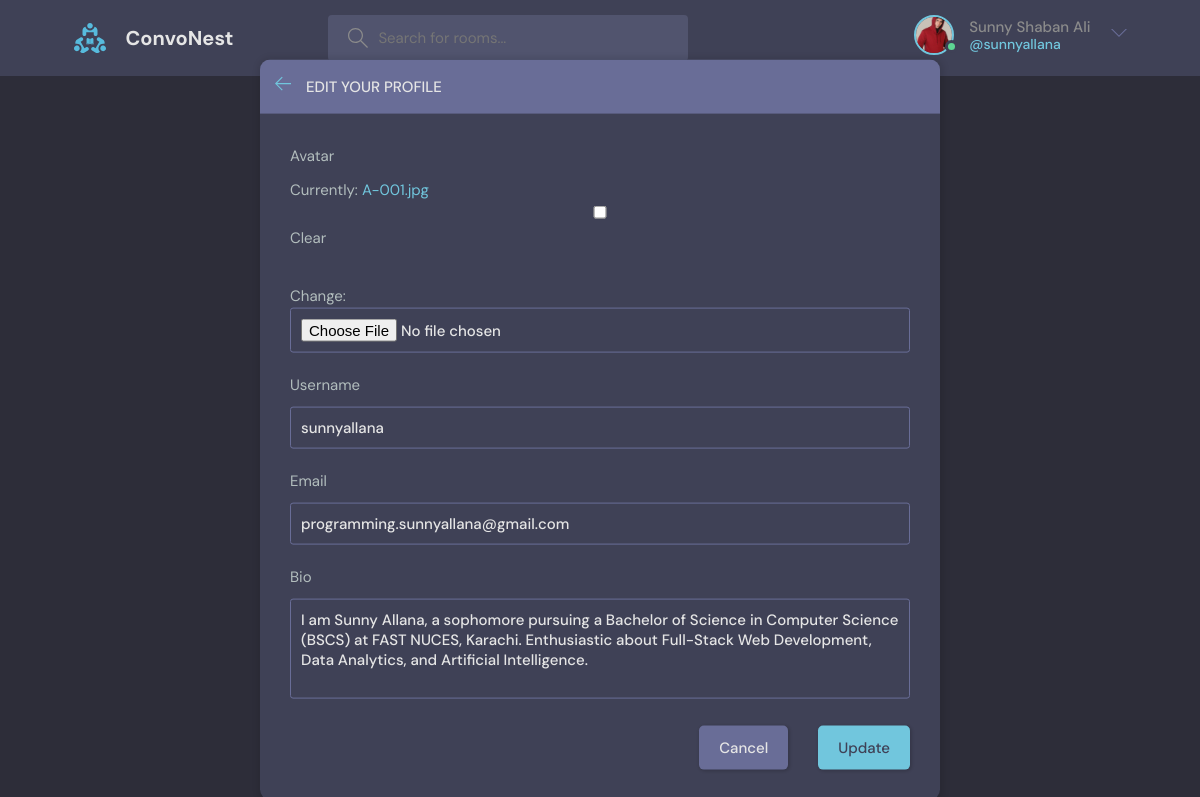
The page /update-user/ (signed in) on the database its author committed.
### base/models.py (models this page shows)
class User(AbstractUser):
    name = models.CharField(max_length=200, null=True, blank=True)
    email = models.EmailField(null=True,unique=True)
    bio = models.TextField(default="No bio...", max_length=300, null=True)
    avatar = models.ImageField(null=True, blank=True, default='avatar.svg')
    USERNAME_FIELD = 'email'
    REQUIRED_FIELDS = []

### base/views.py (the view)
# urls.py: path('update-user/', views.updateUser, name='update-user'),
@login_required(login_url='login')
def updateUser(request):
    user = request.user
    form = UserForm(instance=user)
    if request.method == 'POST':
        form = UserForm(request.POST, request.FILES, instance=user)
        if form.is_valid():
            form.save()
            return redirect('user-profile', pk=user.id)
    context = {
        'form': form
    }
    return render(request, 'base/update-user.html', context)

### base/forms.py
class UserForm(ModelForm):
    class Meta:
        model = User
        fields = ['avatar','username', 'email', 'bio']
        exclude = ['password', 'last_login', 'is_superuser', 'is_staff', 'is_active', 'date_joined']

### base/templates/base/update-user.html (shortened to what this page needs)
{% include 'base.html' %}
{% block content %}
<main class="update-account layout">
    <div class="container">
        <div class="layout__box">
            <div class="layout__boxHeader">
                <div class="layout__boxTitle">
                    <a href="{% url 'home' %}">
                        <svg version="1.1" xmlns="http://www.w3.org/2000/svg" width="32" height="32"
                            viewBox="0 0 32 32">
                            <title>arrow-left</title>
                            <path
                                d="M13.723 2.286l-13.723 13.714 13.719 13.714 1.616-1.611-10.96-10.96h27.625v-2.286h-27.625l10.965-10.965-1.616-1.607z">
                            </path>
                        </svg>
                    </a>
                    <h3>Edit your profile</h3>
                </div>
            </div>
            <div class="layout__body">
                <form class="form" action="" method="POST" enctype="multipart/form-data">
                    {% for field in form %}
                    <div class="form__group">
                        <label for="profile_pic">{{field.label}}</label>
                        {{field}}
                    </div>
                    {% endfor %}
                    <div class="form__action">
                        <a class="btn btn--dark" href="{% url 'home' %}">Cancel</a>
                        <button class="btn btn--main" type="submit">Update</button>
                    </div>
                </form>
            </div>
        </div>
    </div>
</main>
{% endblock content %}

### templates/navbar.html (shortened to what this page needs)
{% load static %}
<header class="header header--loggedIn">
    <div class="container">
      <a href="{% url 'home' %}" class="header__logo">
        <img src="{% static 'images/logo.svg' %}" />
        <h1>ConvoNest</h1>
      </a>
      <form class="header__search" method="GET" action="{% url 'home' %}">
        <label>
          <input name="q" placeholder="Search for rooms..." />
        </label>
      </form>
      <nav class="header__menu">
        {% if request.user.is_authenticated %}
        <div class="header__user">
          <a href="{% url 'update-user' %}">
            <div class="avatar avatar--medium active">
              <img src="{{request.user.avatar.url}}" />
            </div>
            <p>{{request.user.name}} <span>@{{request.user.username}}</span></p>
          </a>
          <button class="dropdown-button">
            <svg version="1.1" xmlns="http://www.w3.org/2000/svg" width="32" height="32" viewBox="0 0 32 32">
              <title>chevron-down</title>
              <path d="M16 21l-13-13h-3l16 16 16-16h-3l-13 13z"></path>
            </svg>
          </button>
        </div>
        {% else %}
        <a href="{% url 'login' %}">
          <img src="{% static 'images/avatar.svg' %}" />
          <p>Login</p>
        </a>
        {% endif %}
      </nav>
    </div>
  </header>

### rows shown on the page
User: user.avatar (picture), user.name "Sunny Shaban Ali", user.username "sunnyallana", form "sunnyallana" "programming.sunnyallana@gmail.com" "I am Sunny Allana, a sophomore pursuing a Bachelor of Science in Computer Science (BSCS) at FAST NUCES, Karachi. Enthusiastic about Full-Stack Web Development, Data Analytics, and Artificial Intelligence."

### other values the page prints
{{ field.label }} "Avatar" "Username" "Email" "Bio"
